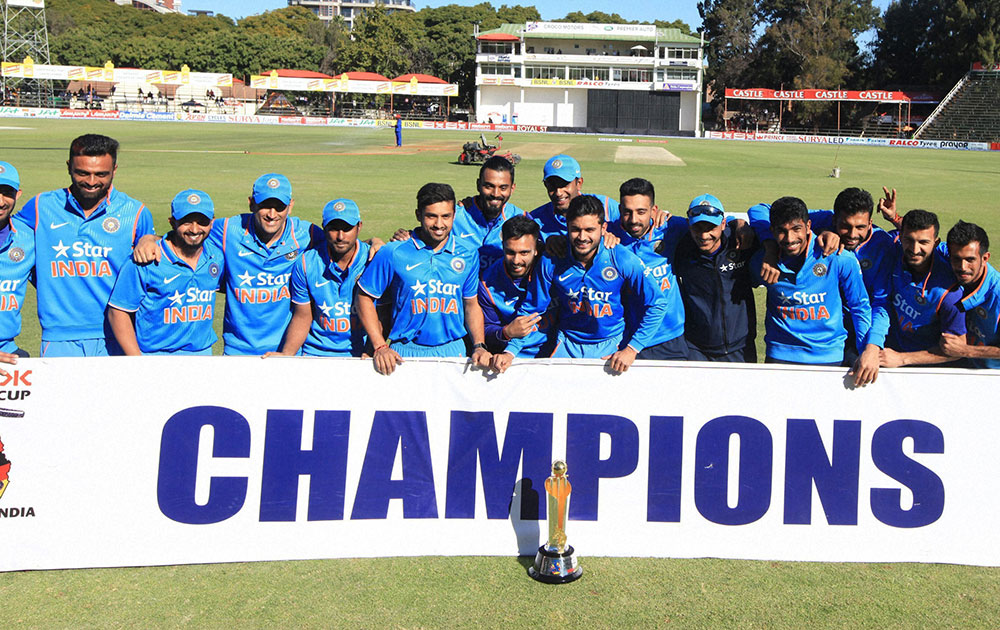
#> input picture s2.jpg, 1000 x 630 px, found by its file name
$ python mytest.py
#> lines starting #> are read from the running program, lines starting #| are printed output that depends on the picture; after the words box and inside, x2 and y2 are one past the last pixel; in counts of white or black regions, pixels touching at a corner belong together
# -*- coding: utf-8 -*-
"""
Created on Sat Mar  9 14:43:56 2019

@author: DELL
"""

import cv2
print(cv2.__version__)

myimage=cv2.imread(r"C:\Users\user\Desktop\shyam\s2.jpg")
#> myimage is the input picture: shape (630, 1000, 3); mean B, G, R 151.9, 148.8, 139.4

myimage1=cv2.imread(r"C:\Users\user\Desktop\shyam\s2.jpg",0)
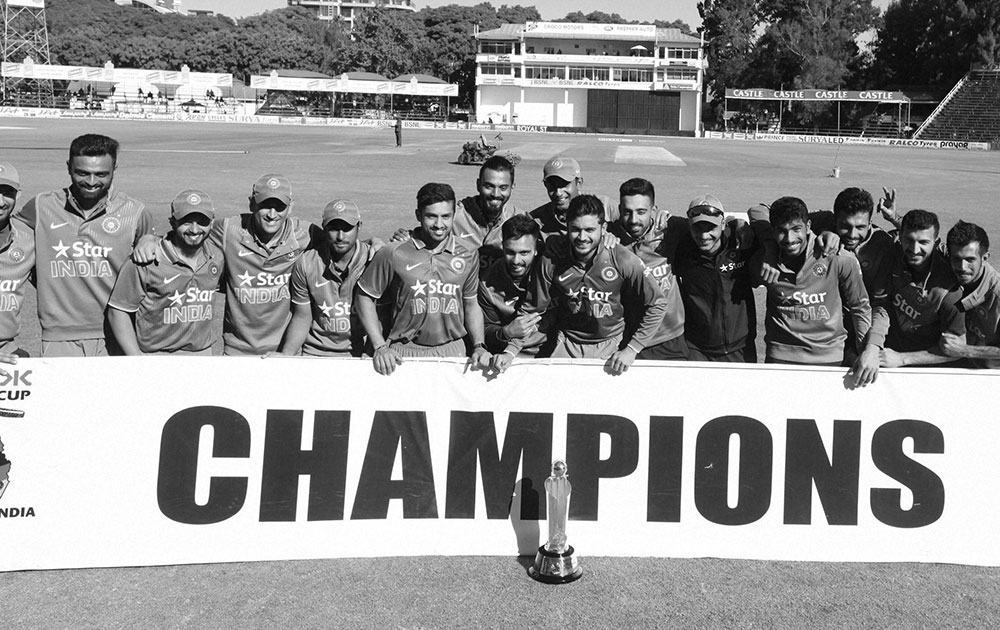
#> myimage1: shape (630, 1000); min 0, max 255, mean 146.4
facedetector=cv2.CascadeClassifier(r"C:\Users\user\Desktop\shyam\haarcascades\haarcascade_frontalface_default.xml")
face=facedetector.detectMultiScale(myimage1,1.1,1)
#> face = 14 rows, first 6: [131, 320, 27, 27], [478, 173, 36, 36], [837, 215, 33, 33], [500, 239, 35, 35], [229, 276, 26, 26], [615, 197, 39, 39]
print(len(face))
#| 14
# [9 lines of commented-out code are left out]
cv2.waitKey(0)
# [5 lines of commented-out code are left out]
for x,y,w,h in face:
    cv2.rectangle(myimage,(x,y),(w+h,y+h),(0,0,255),1)
    cv2.imshow("facedetected",myimage)
#> this loop made 14 passes
#> (x, y, w, h) on passes 1 to 12: (131, 320, 27, 27), (478, 173, 36, 36), (837, 215, 33, 33), (500, 239, 35, 35), (229, 276, 26, 26), (615, 197, 39, 39), (417, 198, 45, 45), (563, 214, 40, 40), (900, 229, 36, 36), (944, 244, 40, 40), (770, 215, 39, 39), (67, 154, 49, 49)
#> pass 2, `cv2.imshow("facedetected",myimage)`:
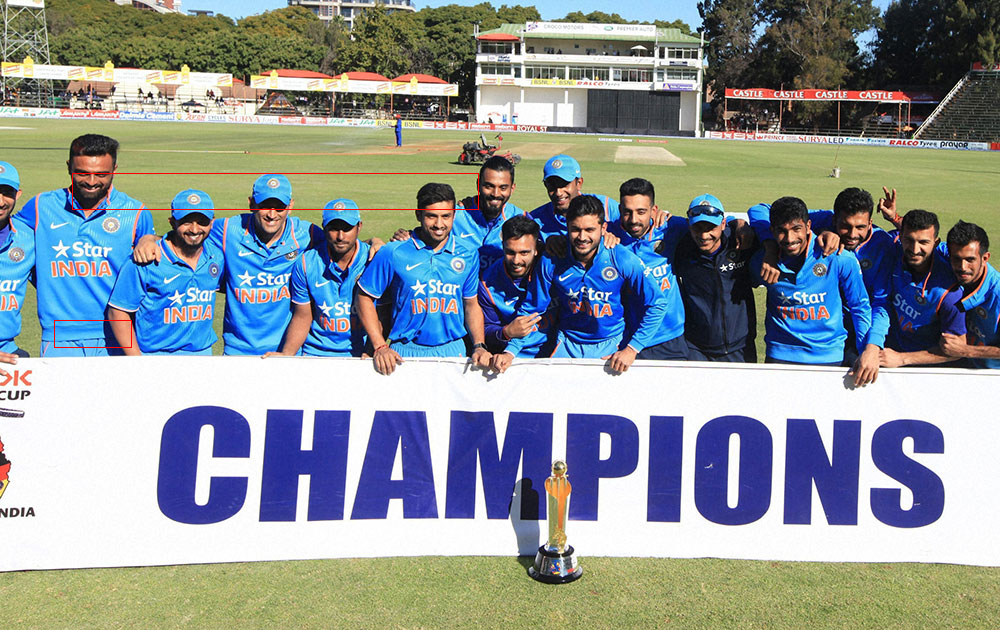
#> window 'facedetected': shape (630, 1000, 3); mean B, G, R 151.6, 148.5, 139.6
#> after the loop:
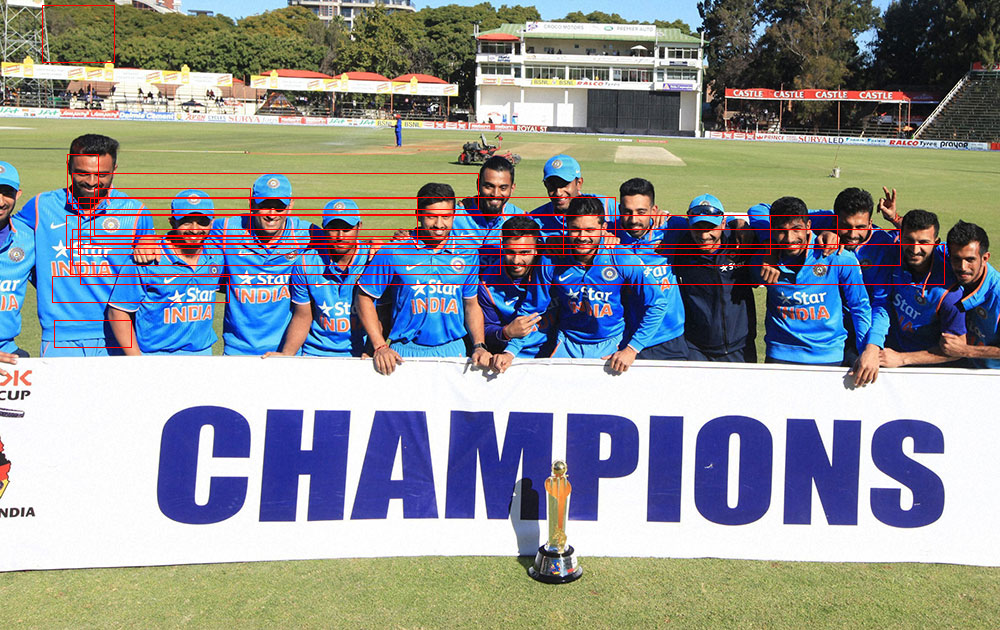
#> myimage: shape (630, 1000, 3); 1.83% of pixels changed, all inside (x1, y1, x2, y2) = (42, 5, 945, 348)
#cv2.rectangle(myimage,(x,y),(x+w,y+h),(0,0,255),3)
#cv2.imshow("facedetected",myimage)
cv2.waitKey(0)
cv2.destroyAllWindows()

$ run again, with 1.jpg copied over s2.jpg
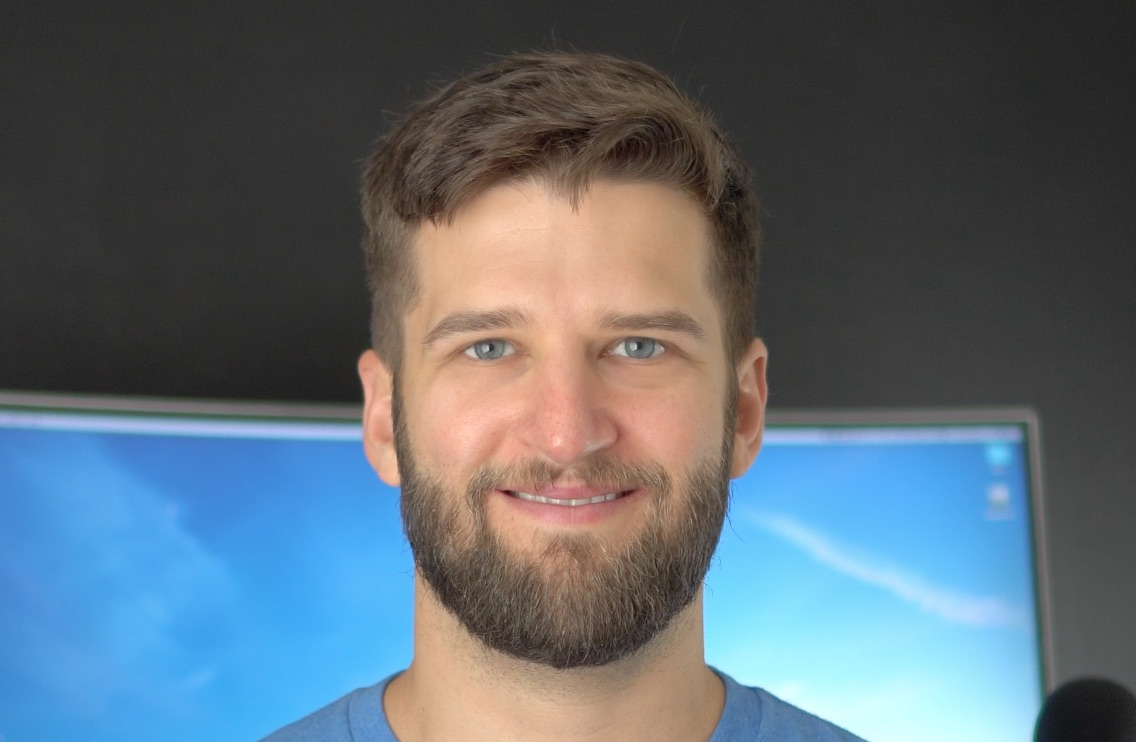
#> input picture 1.jpg, 1136 x 742 px, found by its file name
#> myimage is the input picture: shape (742, 1136, 3); mean B, G, R 114.9, 105.8, 93.5
#> `myimage1=cv2.imread(r"C:\Users\user\Desktop\shyam\s2.jpg",0)`:
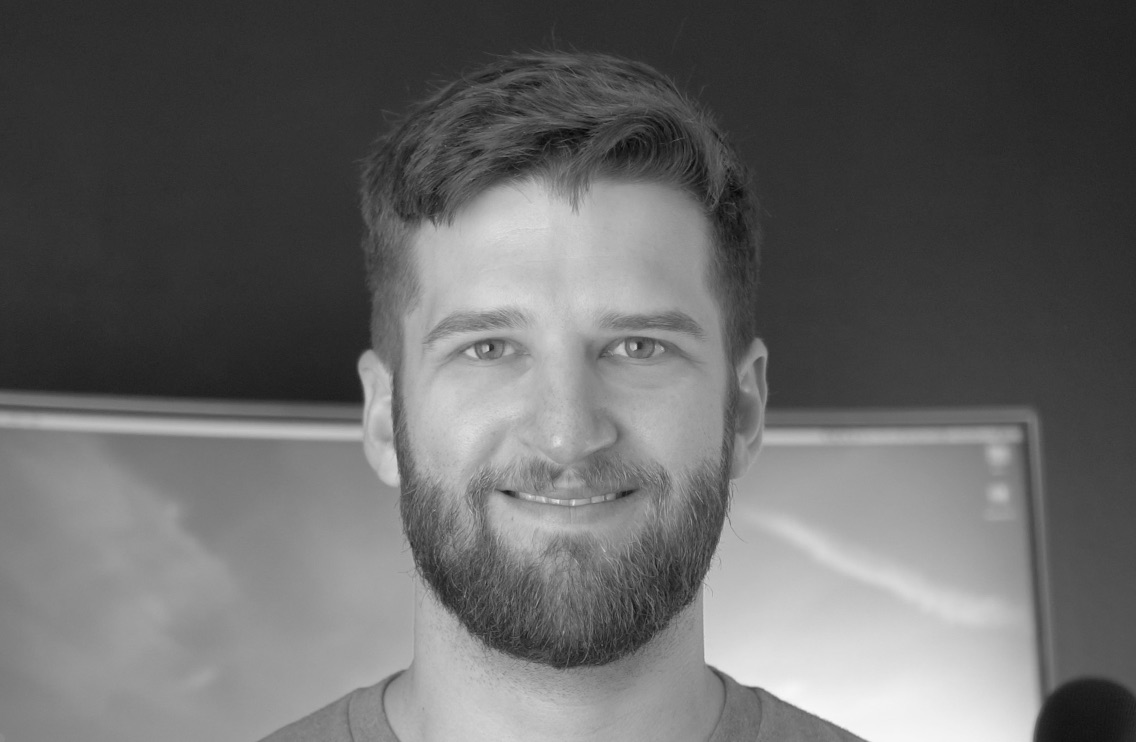
#> myimage1: shape (742, 1136); min 6, max 248, mean 103.2
#> face = [[366, 199, 392, 392]]
#| 1
#> the loop `for x,y,w,h in face:` made 1 pass
#> pass 1, `cv2.imshow("facedetected",myimage)`:
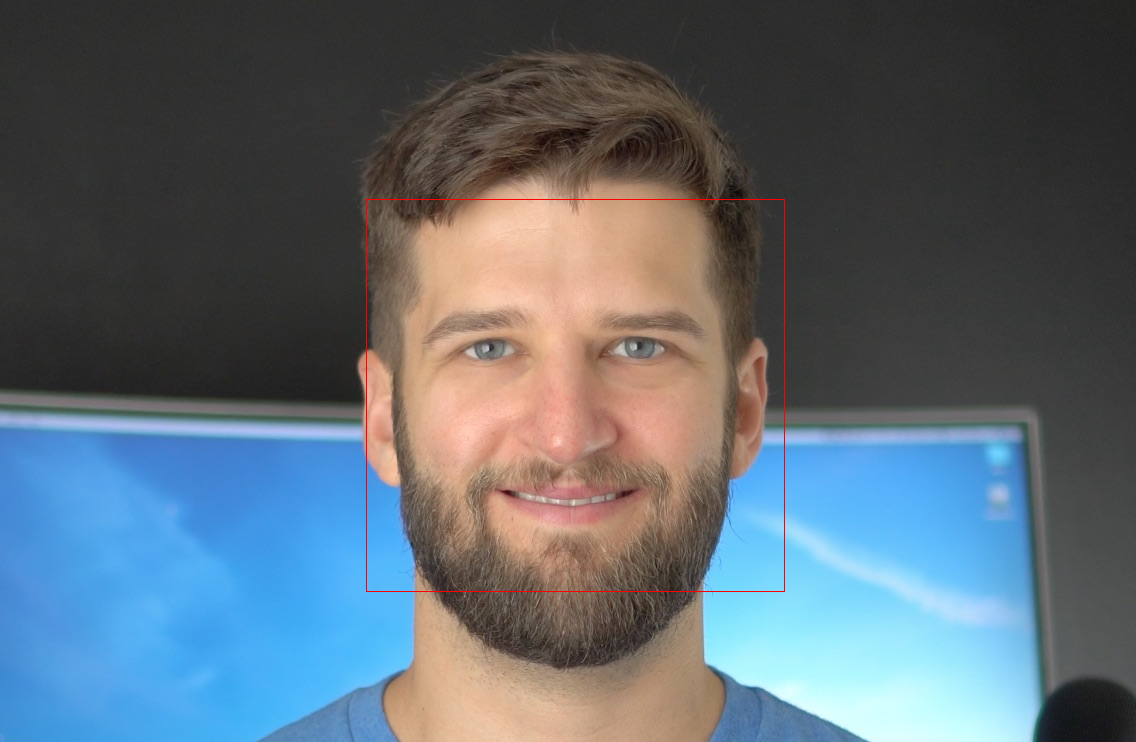
#> window 'facedetected': shape (742, 1136, 3); mean B, G, R 114.7, 105.6, 93.8
